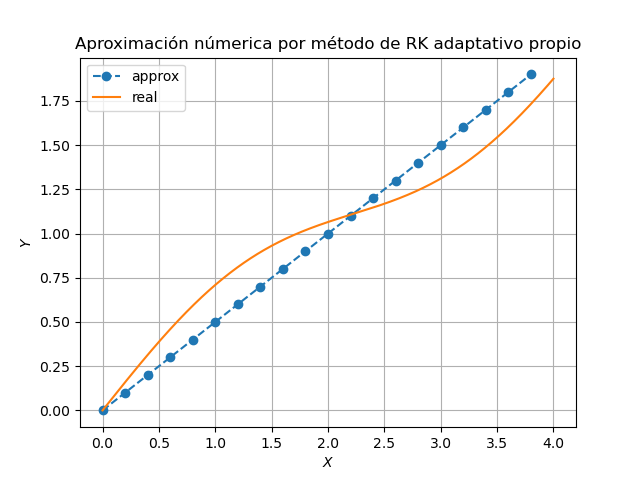

The script that saved this image:
# -*- coding: utf-8 -*-
"""
Created on Sun Dec 27 23:30:42 2020

@author: jhon_
"""

import numpy as np
import matplotlib.pyplot as plt
import pandas as pd

# Solución de la ecuación diferencial.
def fs(x):
    return 1/2*x + 0.3/np.sqrt(2)*np.sin(np.sqrt(2)*x)


# Defino función derivada 0, 1, 2 , 3 y 4
def f0(x, y):
    return y[1]


def f1(x, y):
    return x - 2*y[0]


# Método de RK4 propio
def f(x, y):
    return h*np.array([f0(x, y), f1(x, y)])


x_0 = 0
x_f = 4
y_0 = np.array([0, 0.5])
h_0 = 0.2
n_max = 2000
e_min = 1/np.power(10, 12)
e_max = 1/np.power(10, 10)
h_min = 0.001
h_max = 0.5

sx = np.array([])
sy = np.array([])
y_k4 = y_0
y_k5 = y_0
h = h_0
x = x_0
k = 0
while k < n_max and x < x_f:
    sx = np.append(sx, x)
    sy = np.concatenate((sy, y_k5), axis=0)
    if h < h_min:
        h = h_min
    if h > h_max:
        h = h_max
    y = y_k5
    k1 = f(x, y)
    k2 = f(x + 1/2*h, y + 1/2*k1)
    k3 = f(x + 1/2*h, y + 1/4*k1 + 1/4*k2)
    k4 = f(x + h, y - k2 + 2*k3)
    k5 = f(x + h, y + 1/3*k1 + 1/6*k2 + 1/6*k3 + 1/3*k4)
    y_k4 = y + 1/6*k1 + 4/6*k3 + 1/6*k4
    y_k5 = y + 3/7*k1 + 3/7*k2 - 2/7*k3 + 1/7*k4 + 2/7*k5
    e = np.abs(y_k4[0] - y_k5[0])
    if e > e_max and h > h_min:
        h = h/2  # rechazar paso
    else:
        # aceptar paso
        k = k + 1
        x = x + h
        if e < e_min:
            h = 2*h

sy = sy.reshape(len(sx), 2)
print(sy)

tabla = pd.DataFrame(list(zip(sx, sy[:, 0])), columns=['x', 'y'])
print(tabla)

tabla.to_excel("p6.xlsx", sheet_name="Taylor")

N = 1000
xg = np.linspace(0, 4, N)

plt.figure()
plt.grid()
plt.plot(sx, sy[:, 0], '.', markersize=12, linestyle='dashed', label='approx')
plt.plot(xg, fs(xg), label='real')
plt.title('Aproximación númerica por método de RK adaptativo propio')
plt.xlabel('$X$')
plt.ylabel('$Y$')
plt.grid(True)
plt.legend()
plt.savefig('p6.png')
plt.show()
